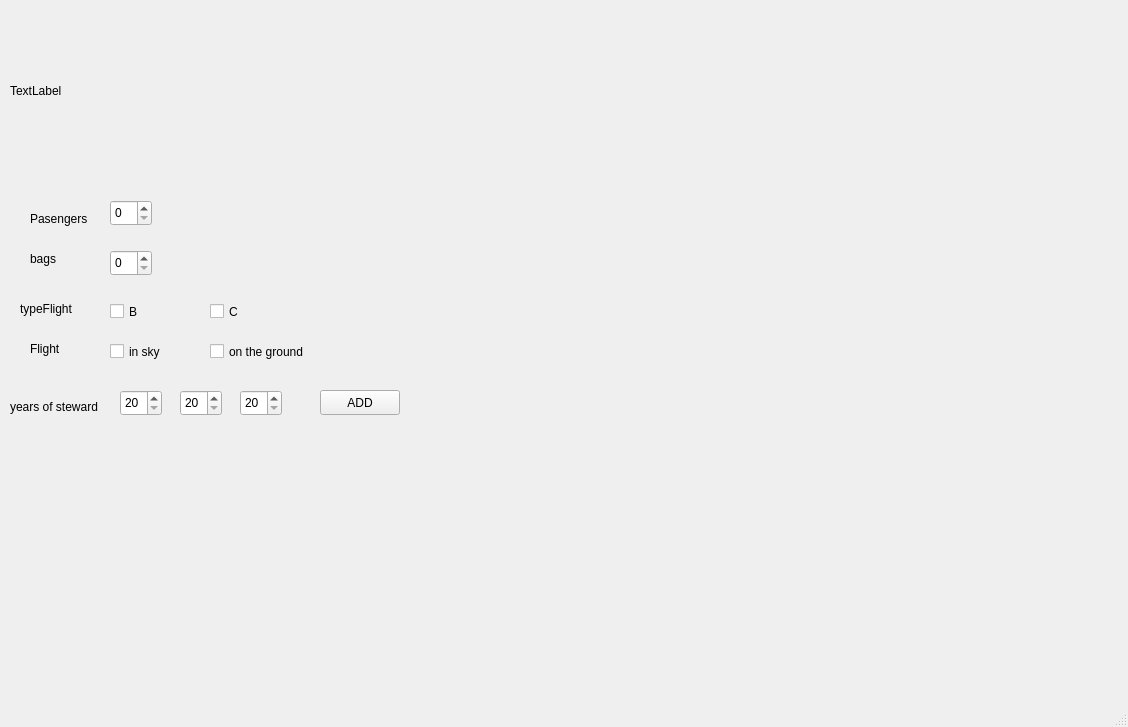
<?xml version="1.0" encoding="UTF-8"?>
<ui version="4.0">
 <class>MainWindow</class>
 <widget class="QMainWindow" name="MainWindow">
  <property name="geometry">
   <rect>
    <x>0</x>
    <y>0</y>
    <width>1128</width>
    <height>727</height>
   </rect>
  </property>
  <property name="windowTitle">
   <string>MainWindow</string>
  </property>
  <widget class="QWidget" name="centralwidget">
   <widget class="QLabel" name="label">
    <property name="geometry">
     <rect>
      <x>30</x>
      <y>210</y>
      <width>71</width>
      <height>17</height>
     </rect>
    </property>
    <property name="text">
     <string>Pasengers</string>
    </property>
   </widget>
   <widget class="QLabel" name="label_2">
    <property name="geometry">
     <rect>
      <x>30</x>
      <y>250</y>
      <width>54</width>
      <height>17</height>
     </rect>
    </property>
    <property name="text">
     <string>bags</string>
    </property>
   </widget>
   <widget class="QLabel" name="label_3">
    <property name="geometry">
     <rect>
      <x>20</x>
      <y>300</y>
      <width>81</width>
      <height>17</height>
     </rect>
    </property>
    <property name="text">
     <string>typeFlight</string>
    </property>
   </widget>
   <widget class="QCheckBox" name="checkBox_2">
    <property name="geometry">
     <rect>
      <x>110</x>
      <y>300</y>
      <width>82</width>
      <height>23</height>
     </rect>
    </property>
    <property name="text">
     <string>B</string>
    </property>
   </widget>
   <widget class="QCheckBox" name="checkBox_3">
    <property name="geometry">
     <rect>
      <x>210</x>
      <y>300</y>
      <width>82</width>
      <height>23</height>
     </rect>
    </property>
    <property name="text">
     <string>C</string>
    </property>
   </widget>
   <widget class="QSpinBox" name="Pasengers">
    <property name="geometry">
     <rect>
      <x>110</x>
      <y>200</y>
      <width>42</width>
      <height>26</height>
     </rect>
    </property>
   </widget>
   <widget class="QSpinBox" name="Bags">
    <property name="geometry">
     <rect>
      <x>110</x>
      <y>250</y>
      <width>42</width>
      <height>26</height>
     </rect>
    </property>
   </widget>
   <widget class="QLabel" name="label_4">
    <property name="geometry">
     <rect>
      <x>30</x>
      <y>340</y>
      <width>54</width>
      <height>17</height>
     </rect>
    </property>
    <property name="text">
     <string>Flight</string>
    </property>
   </widget>
   <widget class="QCheckBox" name="checkBox_4">
    <property name="geometry">
     <rect>
      <x>110</x>
      <y>340</y>
      <width>82</width>
      <height>23</height>
     </rect>
    </property>
    <property name="text">
     <string>in sky</string>
    </property>
   </widget>
   <widget class="QCheckBox" name="checkBox_5">
    <property name="geometry">
     <rect>
      <x>210</x>
      <y>340</y>
      <width>111</width>
      <height>23</height>
     </rect>
    </property>
    <property name="text">
     <string>on the ground</string>
    </property>
   </widget>
   <widget class="QSpinBox" name="steward1">
    <property name="geometry">
     <rect>
      <x>120</x>
      <y>390</y>
      <width>42</width>
      <height>26</height>
     </rect>
    </property>
    <property name="minimum">
     <number>20</number>
    </property>
    <property name="maximum">
     <number>50</number>
    </property>
   </widget>
   <widget class="QSpinBox" name="steward2">
    <property name="geometry">
     <rect>
      <x>180</x>
      <y>390</y>
      <width>42</width>
      <height>26</height>
     </rect>
    </property>
    <property name="minimum">
     <number>20</number>
    </property>
    <property name="maximum">
     <number>50</number>
    </property>
   </widget>
   <widget class="QSpinBox" name="steward3">
    <property name="geometry">
     <rect>
      <x>240</x>
      <y>390</y>
      <width>42</width>
      <height>26</height>
     </rect>
    </property>
    <property name="minimum">
     <number>20</number>
    </property>
    <property name="maximum">
     <number>50</number>
    </property>
   </widget>
   <widget class="QLabel" name="label_5">
    <property name="geometry">
     <rect>
      <x>10</x>
      <y>396</y>
      <width>101</width>
      <height>21</height>
     </rect>
    </property>
    <property name="text">
     <string>years of steward</string>
    </property>
   </widget>
   <widget class="QPushButton" name="pushButton">
    <property name="geometry">
     <rect>
      <x>320</x>
      <y>390</y>
      <width>80</width>
      <height>25</height>
     </rect>
    </property>
    <property name="text">
     <string>ADD</string>
    </property>
   </widget>
   <widget class="QLabel" name="AddingText">
    <property name="geometry">
     <rect>
      <x>10</x>
      <y>20</y>
      <width>951</width>
      <height>141</height>
     </rect>
    </property>
    <property name="text">
     <string>TextLabel</string>
    </property>
   </widget>
  </widget>
  <widget class="QMenuBar" name="menubar">
   <property name="geometry">
    <rect>
     <x>0</x>
     <y>0</y>
     <width>1128</width>
     <height>22</height>
    </rect>
   </property>
  </widget>
  <widget class="QStatusBar" name="statusbar"/>
 </widget>
 <resources/>
 <connections/>
</ui>
